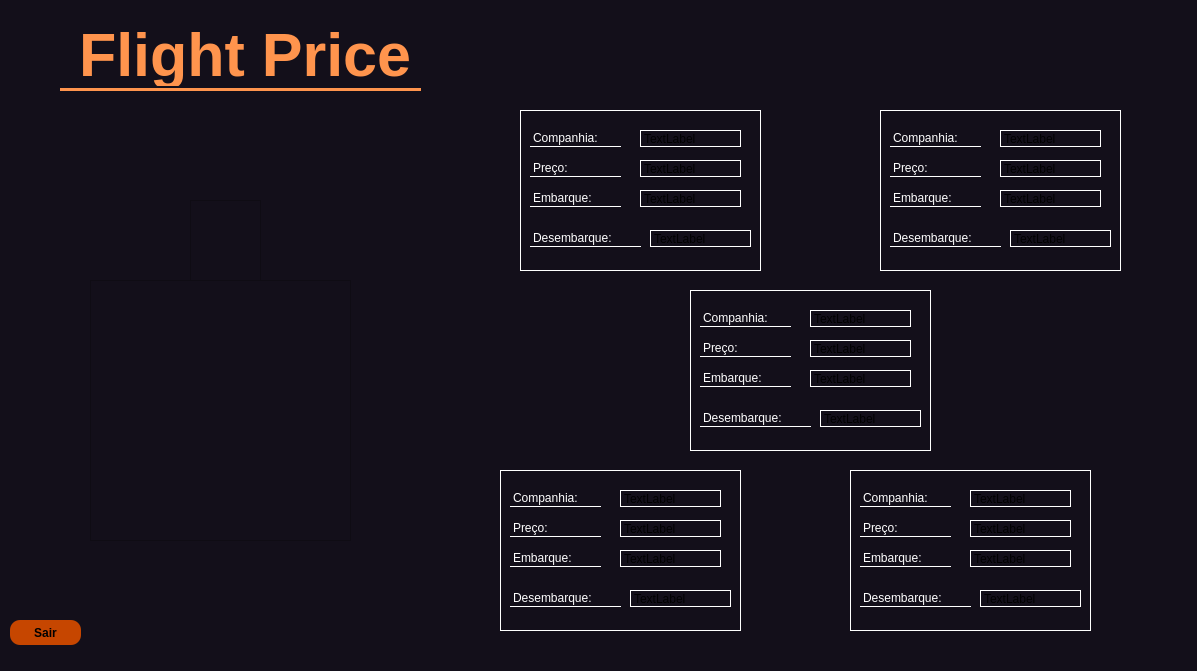
<?xml version="1.0" encoding="UTF-8"?>
<ui version="4.0">
 <class>MainWindow</class>
 <widget class="QMainWindow" name="MainWindow">
  <property name="geometry">
   <rect>
    <x>0</x>
    <y>0</y>
    <width>1197</width>
    <height>671</height>
   </rect>
  </property>
  <property name="minimumSize">
   <size>
    <width>1197</width>
    <height>671</height>
   </size>
  </property>
  <property name="maximumSize">
   <size>
    <width>1197</width>
    <height>671</height>
   </size>
  </property>
  <property name="windowTitle">
   <string>MainWindow</string>
  </property>
  <property name="styleSheet">
   <string notr="true">background-color: #130F1A;</string>
  </property>
  <widget class="QWidget" name="centralwidget">
   <widget class="QLabel" name="label">
    <property name="geometry">
     <rect>
      <x>60</x>
      <y>20</y>
      <width>361</width>
      <height>71</height>
     </rect>
    </property>
    <property name="font">
     <font>
      <pointsize>46</pointsize>
      <weight>75</weight>
      <bold>true</bold>
     </font>
    </property>
    <property name="styleSheet">
     <string notr="true">color: #FF944D;
border-bottom:3px solid #FF944D;
padding:2px;</string>
    </property>
    <property name="text">
     <string>Flight Price</string>
    </property>
   </widget>
   <widget class="QFrame" name="frame">
    <property name="geometry">
     <rect>
      <x>90</x>
      <y>280</y>
      <width>261</width>
      <height>261</height>
     </rect>
    </property>
    <property name="styleSheet">
     <string notr="true">background-image: url(:/newPrefix/mundo1.png);
background-repeat: no-repeat;</string>
    </property>
    <property name="frameShape">
     <enum>QFrame::StyledPanel</enum>
    </property>
    <property name="frameShadow">
     <enum>QFrame::Raised</enum>
    </property>
   </widget>
   <widget class="QFrame" name="frame_2">
    <property name="geometry">
     <rect>
      <x>190</x>
      <y>200</y>
      <width>71</width>
      <height>81</height>
     </rect>
    </property>
    <property name="styleSheet">
     <string notr="true">background-image: url(:/newPrefix/aviao (1).png);
background-repeat: no-repeat;</string>
    </property>
    <property name="frameShape">
     <enum>QFrame::StyledPanel</enum>
    </property>
    <property name="frameShadow">
     <enum>QFrame::Raised</enum>
    </property>
   </widget>
   <widget class="QPushButton" name="pushButton_3">
    <property name="geometry">
     <rect>
      <x>10</x>
      <y>620</y>
      <width>71</width>
      <height>25</height>
     </rect>
    </property>
    <property name="font">
     <font>
      <weight>75</weight>
      <bold>true</bold>
     </font>
    </property>
    <property name="cursor">
     <cursorShape>PointingHandCursor</cursorShape>
    </property>
    <property name="styleSheet">
     <string notr="true">QPushButton {
background-color: rgb(198, 70, 0);
color: black;
border-radius: 10px;}

QPushButton:hover {
background-color: white;
color: black;}</string>
    </property>
    <property name="text">
     <string>Sair</string>
    </property>
   </widget>
   <widget class="QFrame" name="frame_3">
    <property name="geometry">
     <rect>
      <x>520</x>
      <y>110</y>
      <width>241</width>
      <height>161</height>
     </rect>
    </property>
    <property name="styleSheet">
     <string notr="true">border: 1px solid white;</string>
    </property>
    <property name="frameShape">
     <enum>QFrame::StyledPanel</enum>
    </property>
    <property name="frameShadow">
     <enum>QFrame::Raised</enum>
    </property>
    <widget class="QLabel" name="label_2">
     <property name="geometry">
      <rect>
       <x>10</x>
       <y>20</y>
       <width>91</width>
       <height>17</height>
      </rect>
     </property>
     <property name="styleSheet">
      <string notr="true">border: none;
border-bottom: 1px solid white;
color: white;</string>
     </property>
     <property name="text">
      <string>Companhia:</string>
     </property>
    </widget>
    <widget class="QLabel" name="label_3">
     <property name="geometry">
      <rect>
       <x>10</x>
       <y>50</y>
       <width>91</width>
       <height>17</height>
      </rect>
     </property>
     <property name="styleSheet">
      <string notr="true">border: none;
border-bottom: 1px solid white;
color: white;</string>
     </property>
     <property name="text">
      <string>Preço:</string>
     </property>
    </widget>
    <widget class="QLabel" name="label_4">
     <property name="geometry">
      <rect>
       <x>10</x>
       <y>120</y>
       <width>111</width>
       <height>17</height>
      </rect>
     </property>
     <property name="styleSheet">
      <string notr="true">border: none;
border-bottom: 1px solid white;
color: white;</string>
     </property>
     <property name="text">
      <string>Desembarque:</string>
     </property>
    </widget>
    <widget class="QLabel" name="label_5">
     <property name="geometry">
      <rect>
       <x>10</x>
       <y>80</y>
       <width>91</width>
       <height>17</height>
      </rect>
     </property>
     <property name="styleSheet">
      <string notr="true">border: none;
border-bottom: 1px solid white;
color: white;</string>
     </property>
     <property name="text">
      <string>Embarque:</string>
     </property>
    </widget>
    <widget class="QLabel" name="label_6">
     <property name="geometry">
      <rect>
       <x>120</x>
       <y>20</y>
       <width>101</width>
       <height>17</height>
      </rect>
     </property>
     <property name="text">
      <string>TextLabel</string>
     </property>
    </widget>
    <widget class="QLabel" name="label_7">
     <property name="geometry">
      <rect>
       <x>120</x>
       <y>50</y>
       <width>101</width>
       <height>17</height>
      </rect>
     </property>
     <property name="text">
      <string>TextLabel</string>
     </property>
    </widget>
    <widget class="QLabel" name="label_8">
     <property name="geometry">
      <rect>
       <x>120</x>
       <y>80</y>
       <width>101</width>
       <height>17</height>
      </rect>
     </property>
     <property name="text">
      <string>TextLabel</string>
     </property>
    </widget>
    <widget class="QLabel" name="label_9">
     <property name="geometry">
      <rect>
       <x>130</x>
       <y>120</y>
       <width>101</width>
       <height>17</height>
      </rect>
     </property>
     <property name="text">
      <string>TextLabel</string>
     </property>
    </widget>
   </widget>
   <widget class="QFrame" name="frame_4">
    <property name="geometry">
     <rect>
      <x>880</x>
      <y>110</y>
      <width>241</width>
      <height>161</height>
     </rect>
    </property>
    <property name="styleSheet">
     <string notr="true">border: 1px solid white;</string>
    </property>
    <property name="frameShape">
     <enum>QFrame::StyledPanel</enum>
    </property>
    <property name="frameShadow">
     <enum>QFrame::Raised</enum>
    </property>
    <widget class="QLabel" name="label_10">
     <property name="geometry">
      <rect>
       <x>10</x>
       <y>20</y>
       <width>91</width>
       <height>17</height>
      </rect>
     </property>
     <property name="styleSheet">
      <string notr="true">border: none;
border-bottom: 1px solid white;
color: white;</string>
     </property>
     <property name="text">
      <string>Companhia:</string>
     </property>
    </widget>
    <widget class="QLabel" name="label_11">
     <property name="geometry">
      <rect>
       <x>10</x>
       <y>50</y>
       <width>91</width>
       <height>17</height>
      </rect>
     </property>
     <property name="styleSheet">
      <string notr="true">border: none;
border-bottom: 1px solid white;
color: white;</string>
     </property>
     <property name="text">
      <string>Preço:</string>
     </property>
    </widget>
    <widget class="QLabel" name="label_12">
     <property name="geometry">
      <rect>
       <x>10</x>
       <y>120</y>
       <width>111</width>
       <height>17</height>
      </rect>
     </property>
     <property name="styleSheet">
      <string notr="true">border: none;
border-bottom: 1px solid white;
color: white;</string>
     </property>
     <property name="text">
      <string>Desembarque:</string>
     </property>
    </widget>
    <widget class="QLabel" name="label_13">
     <property name="geometry">
      <rect>
       <x>10</x>
       <y>80</y>
       <width>91</width>
       <height>17</height>
      </rect>
     </property>
     <property name="styleSheet">
      <string notr="true">border: none;
border-bottom: 1px solid white;
color: white;</string>
     </property>
     <property name="text">
      <string>Embarque:</string>
     </property>
    </widget>
    <widget class="QLabel" name="label_14">
     <property name="geometry">
      <rect>
       <x>120</x>
       <y>20</y>
       <width>101</width>
       <height>17</height>
      </rect>
     </property>
     <property name="text">
      <string>TextLabel</string>
     </property>
    </widget>
    <widget class="QLabel" name="label_15">
     <property name="geometry">
      <rect>
       <x>120</x>
       <y>50</y>
       <width>101</width>
       <height>17</height>
      </rect>
     </property>
     <property name="text">
      <string>TextLabel</string>
     </property>
    </widget>
    <widget class="QLabel" name="label_16">
     <property name="geometry">
      <rect>
       <x>120</x>
       <y>80</y>
       <width>101</width>
       <height>17</height>
      </rect>
     </property>
     <property name="text">
      <string>TextLabel</string>
     </property>
    </widget>
    <widget class="QLabel" name="label_17">
     <property name="geometry">
      <rect>
       <x>130</x>
       <y>120</y>
       <width>101</width>
       <height>17</height>
      </rect>
     </property>
     <property name="text">
      <string>TextLabel</string>
     </property>
    </widget>
   </widget>
   <widget class="QFrame" name="frame_5">
    <property name="geometry">
     <rect>
      <x>690</x>
      <y>290</y>
      <width>241</width>
      <height>161</height>
     </rect>
    </property>
    <property name="styleSheet">
     <string notr="true">border: 1px solid white;</string>
    </property>
    <property name="frameShape">
     <enum>QFrame::StyledPanel</enum>
    </property>
    <property name="frameShadow">
     <enum>QFrame::Raised</enum>
    </property>
    <widget class="QLabel" name="label_18">
     <property name="geometry">
      <rect>
       <x>10</x>
       <y>20</y>
       <width>91</width>
       <height>17</height>
      </rect>
     </property>
     <property name="styleSheet">
      <string notr="true">border: none;
border-bottom: 1px solid white;
color: white;</string>
     </property>
     <property name="text">
      <string>Companhia:</string>
     </property>
    </widget>
    <widget class="QLabel" name="label_19">
     <property name="geometry">
      <rect>
       <x>10</x>
       <y>50</y>
       <width>91</width>
       <height>17</height>
      </rect>
     </property>
     <property name="styleSheet">
      <string notr="true">border: none;
border-bottom: 1px solid white;
color: white;</string>
     </property>
     <property name="text">
      <string>Preço:</string>
     </property>
    </widget>
    <widget class="QLabel" name="label_20">
     <property name="geometry">
      <rect>
       <x>10</x>
       <y>120</y>
       <width>111</width>
       <height>17</height>
      </rect>
     </property>
     <property name="styleSheet">
      <string notr="true">border: none;
border-bottom: 1px solid white;
color: white;</string>
     </property>
     <property name="text">
      <string>Desembarque:</string>
     </property>
    </widget>
    <widget class="QLabel" name="label_21">
     <property name="geometry">
      <rect>
       <x>10</x>
       <y>80</y>
       <width>91</width>
       <height>17</height>
      </rect>
     </property>
     <property name="styleSheet">
      <string notr="true">border: none;
border-bottom: 1px solid white;
color: white;</string>
     </property>
     <property name="text">
      <string>Embarque:</string>
     </property>
    </widget>
    <widget class="QLabel" name="label_22">
     <property name="geometry">
      <rect>
       <x>120</x>
       <y>20</y>
       <width>101</width>
       <height>17</height>
      </rect>
     </property>
     <property name="text">
      <string>TextLabel</string>
     </property>
    </widget>
    <widget class="QLabel" name="label_23">
     <property name="geometry">
      <rect>
       <x>120</x>
       <y>50</y>
       <width>101</width>
       <height>17</height>
      </rect>
     </property>
     <property name="text">
      <string>TextLabel</string>
     </property>
    </widget>
    <widget class="QLabel" name="label_24">
     <property name="geometry">
      <rect>
       <x>120</x>
       <y>80</y>
       <width>101</width>
       <height>17</height>
      </rect>
     </property>
     <property name="text">
      <string>TextLabel</string>
     </property>
    </widget>
    <widget class="QLabel" name="label_25">
     <property name="geometry">
      <rect>
       <x>130</x>
       <y>120</y>
       <width>101</width>
       <height>17</height>
      </rect>
     </property>
     <property name="text">
      <string>TextLabel</string>
     </property>
    </widget>
   </widget>
   <widget class="QFrame" name="frame_6">
    <property name="geometry">
     <rect>
      <x>500</x>
      <y>470</y>
      <width>241</width>
      <height>161</height>
     </rect>
    </property>
    <property name="styleSheet">
     <string notr="true">border: 1px solid white;</string>
    </property>
    <property name="frameShape">
     <enum>QFrame::StyledPanel</enum>
    </property>
    <property name="frameShadow">
     <enum>QFrame::Raised</enum>
    </property>
    <widget class="QLabel" name="label_26">
     <property name="geometry">
      <rect>
       <x>10</x>
       <y>20</y>
       <width>91</width>
       <height>17</height>
      </rect>
     </property>
     <property name="styleSheet">
      <string notr="true">border: none;
border-bottom: 1px solid white;
color: white;</string>
     </property>
     <property name="text">
      <string>Companhia:</string>
     </property>
    </widget>
    <widget class="QLabel" name="label_27">
     <property name="geometry">
      <rect>
       <x>10</x>
       <y>50</y>
       <width>91</width>
       <height>17</height>
      </rect>
     </property>
     <property name="styleSheet">
      <string notr="true">border: none;
border-bottom: 1px solid white;
color: white;</string>
     </property>
     <property name="text">
      <string>Preço:</string>
     </property>
    </widget>
    <widget class="QLabel" name="label_28">
     <property name="geometry">
      <rect>
       <x>10</x>
       <y>120</y>
       <width>111</width>
       <height>17</height>
      </rect>
     </property>
     <property name="styleSheet">
      <string notr="true">border: none;
border-bottom: 1px solid white;
color: white;</string>
     </property>
     <property name="text">
      <string>Desembarque:</string>
     </property>
    </widget>
    <widget class="QLabel" name="label_29">
     <property name="geometry">
      <rect>
       <x>10</x>
       <y>80</y>
       <width>91</width>
       <height>17</height>
      </rect>
     </property>
     <property name="styleSheet">
      <string notr="true">border: none;
border-bottom: 1px solid white;
color: white;</string>
     </property>
     <property name="text">
      <string>Embarque:</string>
     </property>
    </widget>
    <widget class="QLabel" name="label_30">
     <property name="geometry">
      <rect>
       <x>120</x>
       <y>20</y>
       <width>101</width>
       <height>17</height>
      </rect>
     </property>
     <property name="text">
      <string>TextLabel</string>
     </property>
    </widget>
    <widget class="QLabel" name="label_31">
     <property name="geometry">
      <rect>
       <x>120</x>
       <y>50</y>
       <width>101</width>
       <height>17</height>
      </rect>
     </property>
     <property name="text">
      <string>TextLabel</string>
     </property>
    </widget>
    <widget class="QLabel" name="label_32">
     <property name="geometry">
      <rect>
       <x>120</x>
       <y>80</y>
       <width>101</width>
       <height>17</height>
      </rect>
     </property>
     <property name="text">
      <string>TextLabel</string>
     </property>
    </widget>
    <widget class="QLabel" name="label_33">
     <property name="geometry">
      <rect>
       <x>130</x>
       <y>120</y>
       <width>101</width>
       <height>17</height>
      </rect>
     </property>
     <property name="text">
      <string>TextLabel</string>
     </property>
    </widget>
   </widget>
   <widget class="QFrame" name="frame_7">
    <property name="geometry">
     <rect>
      <x>850</x>
      <y>470</y>
      <width>241</width>
      <height>161</height>
     </rect>
    </property>
    <property name="styleSheet">
     <string notr="true">border: 1px solid white;</string>
    </property>
    <property name="frameShape">
     <enum>QFrame::StyledPanel</enum>
    </property>
    <property name="frameShadow">
     <enum>QFrame::Raised</enum>
    </property>
    <widget class="QLabel" name="label_34">
     <property name="geometry">
      <rect>
       <x>10</x>
       <y>20</y>
       <width>91</width>
       <height>17</height>
      </rect>
     </property>
     <property name="styleSheet">
      <string notr="true">border: none;
border-bottom: 1px solid white;
color: white;</string>
     </property>
     <property name="text">
      <string>Companhia:</string>
     </property>
    </widget>
    <widget class="QLabel" name="label_35">
     <property name="geometry">
      <rect>
       <x>10</x>
       <y>50</y>
       <width>91</width>
       <height>17</height>
      </rect>
     </property>
     <property name="styleSheet">
      <string notr="true">border: none;
border-bottom: 1px solid white;
color: white;</string>
     </property>
     <property name="text">
      <string>Preço:</string>
     </property>
    </widget>
    <widget class="QLabel" name="label_36">
     <property name="geometry">
      <rect>
       <x>10</x>
       <y>120</y>
       <width>111</width>
       <height>17</height>
      </rect>
     </property>
     <property name="styleSheet">
      <string notr="true">border: none;
border-bottom: 1px solid white;
color: white;</string>
     </property>
     <property name="text">
      <string>Desembarque:</string>
     </property>
    </widget>
    <widget class="QLabel" name="label_37">
     <property name="geometry">
      <rect>
       <x>10</x>
       <y>80</y>
       <width>91</width>
       <height>17</height>
      </rect>
     </property>
     <property name="styleSheet">
      <string notr="true">border: none;
border-bottom: 1px solid white;
color: white;</string>
     </property>
     <property name="text">
      <string>Embarque:</string>
     </property>
    </widget>
    <widget class="QLabel" name="label_38">
     <property name="geometry">
      <rect>
       <x>120</x>
       <y>20</y>
       <width>101</width>
       <height>17</height>
      </rect>
     </property>
     <property name="text">
      <string>TextLabel</string>
     </property>
    </widget>
    <widget class="QLabel" name="label_39">
     <property name="geometry">
      <rect>
       <x>120</x>
       <y>50</y>
       <width>101</width>
       <height>17</height>
      </rect>
     </property>
     <property name="text">
      <string>TextLabel</string>
     </property>
    </widget>
    <widget class="QLabel" name="label_40">
     <property name="geometry">
      <rect>
       <x>120</x>
       <y>80</y>
       <width>101</width>
       <height>17</height>
      </rect>
     </property>
     <property name="text">
      <string>TextLabel</string>
     </property>
    </widget>
    <widget class="QLabel" name="label_41">
     <property name="geometry">
      <rect>
       <x>130</x>
       <y>120</y>
       <width>101</width>
       <height>17</height>
      </rect>
     </property>
     <property name="text">
      <string>TextLabel</string>
     </property>
    </widget>
   </widget>
   <zorder>label</zorder>
   <zorder>frame_2</zorder>
   <zorder>frame</zorder>
   <zorder>pushButton_3</zorder>
   <zorder>frame_3</zorder>
   <zorder>frame_4</zorder>
   <zorder>frame_5</zorder>
   <zorder>frame_6</zorder>
   <zorder>frame_7</zorder>
  </widget>
  <widget class="QMenuBar" name="menubar">
   <property name="geometry">
    <rect>
     <x>0</x>
     <y>0</y>
     <width>1197</width>
     <height>22</height>
    </rect>
   </property>
  </widget>
 </widget>
 <resources>
  <include location="../GitHub/cast/poo-II/telas/imagens.qrc"/>
 </resources>
 <connections/>
</ui>
